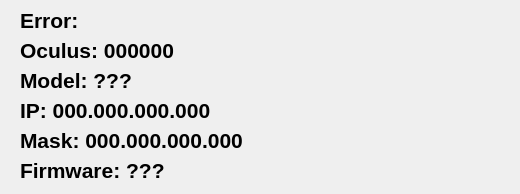
<?xml version="1.0" encoding="UTF-8"?>
<ui version="4.0">
 <class>InfoCtrls</class>
 <widget class="QWidget" name="InfoCtrls">
  <property name="geometry">
   <rect>
    <x>0</x>
    <y>0</y>
    <width>520</width>
    <height>194</height>
   </rect>
  </property>
  <property name="minimumSize">
   <size>
    <width>520</width>
    <height>0</height>
   </size>
  </property>
  <property name="windowTitle">
   <string>Form</string>
  </property>
  <widget class="QLabel" name="serialNo">
   <property name="geometry">
    <rect>
     <x>20</x>
     <y>40</y>
     <width>241</width>
     <height>20</height>
    </rect>
   </property>
   <property name="font">
    <font>
     <family>Arial</family>
     <pointsize>16</pointsize>
     <weight>75</weight>
     <bold>true</bold>
    </font>
   </property>
   <property name="text">
    <string>Oculus: 000000</string>
   </property>
  </widget>
  <widget class="QLabel" name="ipAddr">
   <property name="geometry">
    <rect>
     <x>20</x>
     <y>100</y>
     <width>241</width>
     <height>20</height>
    </rect>
   </property>
   <property name="font">
    <font>
     <family>Arial</family>
     <pointsize>16</pointsize>
     <weight>75</weight>
     <bold>true</bold>
    </font>
   </property>
   <property name="text">
    <string>IP: 000.000.000.000</string>
   </property>
  </widget>
  <widget class="QLabel" name="ipMask">
   <property name="geometry">
    <rect>
     <x>20</x>
     <y>130</y>
     <width>241</width>
     <height>20</height>
    </rect>
   </property>
   <property name="font">
    <font>
     <family>Arial</family>
     <pointsize>16</pointsize>
     <weight>75</weight>
     <bold>true</bold>
    </font>
   </property>
   <property name="text">
    <string>Mask: 000.000.000.000</string>
   </property>
  </widget>
  <widget class="QLabel" name="modelNo">
   <property name="geometry">
    <rect>
     <x>20</x>
     <y>70</y>
     <width>241</width>
     <height>20</height>
    </rect>
   </property>
   <property name="font">
    <font>
     <family>Arial</family>
     <pointsize>16</pointsize>
     <weight>75</weight>
     <bold>true</bold>
    </font>
   </property>
   <property name="text">
    <string>Model: ???</string>
   </property>
  </widget>
  <widget class="QLabel" name="revision">
   <property name="geometry">
    <rect>
     <x>20</x>
     <y>160</y>
     <width>241</width>
     <height>20</height>
    </rect>
   </property>
   <property name="font">
    <font>
     <family>Arial</family>
     <pointsize>16</pointsize>
     <weight>75</weight>
     <bold>true</bold>
    </font>
   </property>
   <property name="text">
    <string>Firmware: ???</string>
   </property>
  </widget>
  <widget class="QLabel" name="error">
   <property name="geometry">
    <rect>
     <x>20</x>
     <y>10</y>
     <width>531</width>
     <height>20</height>
    </rect>
   </property>
   <property name="font">
    <font>
     <family>Arial</family>
     <pointsize>16</pointsize>
     <weight>75</weight>
     <bold>true</bold>
    </font>
   </property>
   <property name="text">
    <string>Error: </string>
   </property>
  </widget>
 </widget>
 <resources/>
 <connections/>
</ui>
